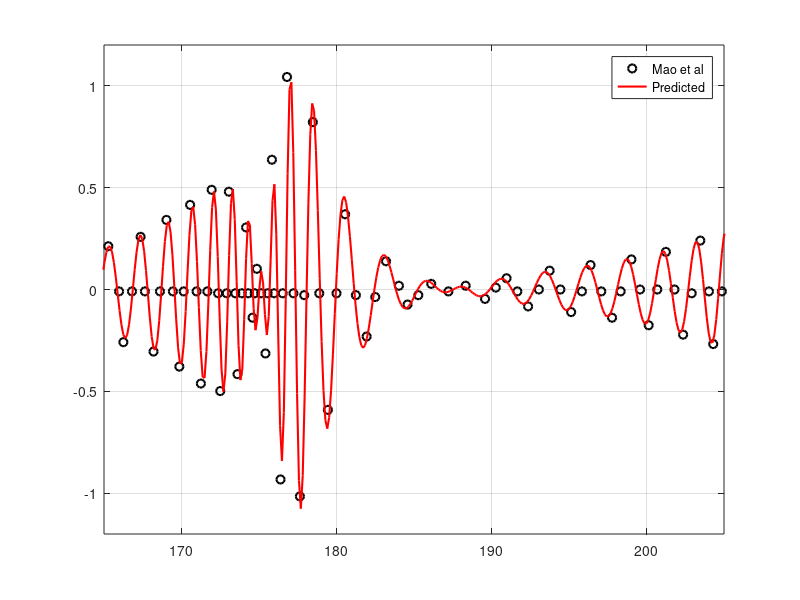
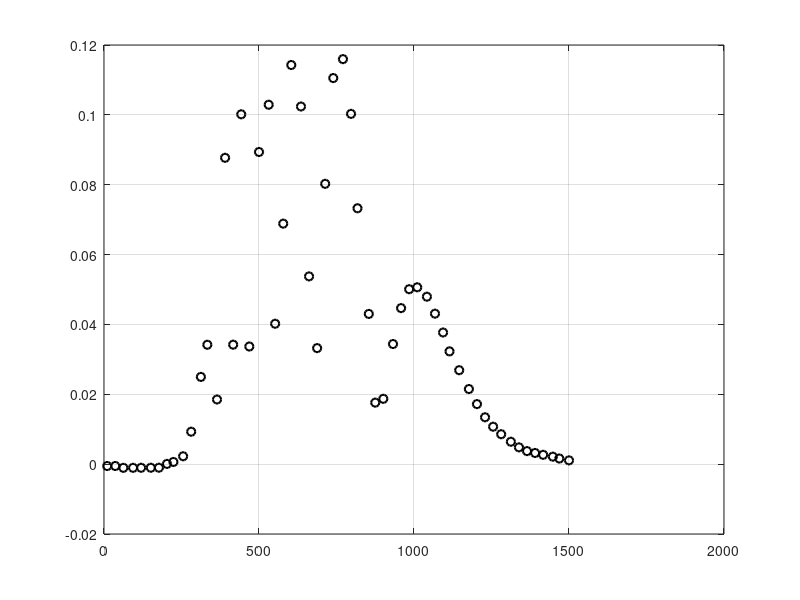

Write MATLAB code to recreate these figures, in order. (Note: this script raises an error after producing the figures.)
clc
clear
NFFT=8192;

MaX=0.0; MaY=0.0;MaZ=0.0;


hold on
box on 
grid on

px=load('pF.txt');
pF=px(:,1)+1i*px(:,2);
%pFf=fliplr(pF);

f=load('IFFT.txt'); %IFFT data from C code
%f1=2*f(:,2)*NFFT;
f1=f(:,1)*NFFT;


%c=real(ifft(pF,NFFT)*NFFT);
c=2*real(ifft(pF,NFFT)*NFFT);

OmegaR=0.5*340;
TR=2*pi/OmegaR;
Tint=27*TR;
ODT=Tint/NFFT;
OTime = ODT*(0:NFFT-1);



figure(1)
hold on
grid on
%tdref=importdata('FDTimePressure1.dat');

%plot(OTime*1000,c,'k-.','linewidth',2.1);
%plot(tdref(:,1)*1000+9,2*f1','r-.');% ifft from C code
%ref=load('FDTimePressure1.txt');


thref=importdata('Subrotatingdipoletimehistory000.dat');
plot(thref(:,1),thref(:,2),'ko','linewidth',1.5);
plot(OTime*1000+0.7,2*f1','r-','linewidth',1.5);
% 
axis([165 205 -1.2 1.2])
legend('Mao et al','Predicted');
%


%hold on
% plot(tdref(:,1)*1000,tdref(:,2),'g-');
% 
% legend('ifft_{C}','zhongjie','ref');


Filename1 = ['timehistory_',num2str(10*MaX),num2str(10*MaY),num2str(10*MaZ)];
print(Filename1,'-depsc'); 


figure(2)
hold on
grid on
box on

%refSp=importdata('FDSpectrum1.txt');
refSp=importdata('Subrotatingdipolespectra000.txt');
Pspec=importdata('FDPressureSpectrum.txt');
%spec=importdata('FDPressureSpectrum2omega194401fnum8192.txt');


plot(refSp(:,1),refSp(:,2),'ko','linewidth',1.5);
%stem(Pspec(:,1)-0.93,Pspec(:,2),'r','linewidth',1.3);
stem(Pspec(:,1)-0.93,Pspec(:,2),'r','linewidth',1.5);
axis([0,2500,0,0.14]);
legend('Mao et al','Predicted');



Filename1 = ['pressurespec_',num2str(10*MaX),num2str(10*MaY),num2str(10*MaZ)];
print(Filename1,'-depsc'); 

